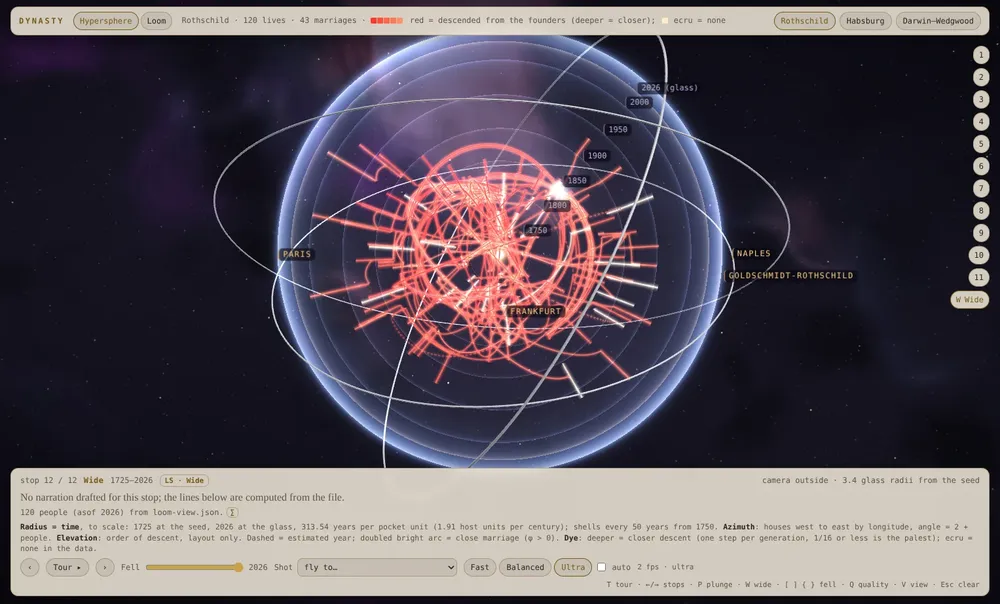
#> input picture dynasty-loom/frames/03-rothschild-hyper-wide.webp, 1000 x 604 px, shrunk from 1527 x 923 before the run
$ python lookgates.py ../frames/03-rothschild-hyper-wide.webp
#> lines starting #> are read from the running program, lines starting #| are printed output that depends on the picture
"""LOOK gates that need only a frame and the scene's own numbers (no model): non-black, node recall, label overlap, label contrast.

  python3 -I lookgates.py FRAME.jpg [...]      prints the non-black verdict per frame

nonblack()     replaces the JPEG-size proxy (frames.js retakes under 90 KB, e2e.js passes over 80 KB) with pixel statistics.
               A frame is black when its 99th-percentile luma is under 0.25, or under 2% of its pixels have luma > 0.1;
               With a golden frame for the same stop both rules become relative: a quarter of its lit share and half its 99.9th-percentile
               luma (a sparse family starfield can be lit on under 2% of its pixels and still be right).
node_recall()  of the people the data says are on screen at this stop (projected with the stop's camera), the share whose
               pixel neighbourhood is lit: catches a stalled Inline, a culled branch or a wrong camera that a judge would score anyway.
label_metrics() overlap between label boxes, smallest text height, labels off screen.
contrast()     WCAG contrast of a label's text colour against the frame pixels behind it (median)."""
import sys

import numpy as np
from PIL import Image

LIT, MIN_LIT_SHARE, MIN_P99, GOLDEN_SHARE = 0.10, 0.02, 0.25, 0.25


def luma(a):
    a = np.asarray(a, dtype=np.float32) / 255.0
    return 0.2126 * a[..., 0] + 0.7152 * a[..., 1] + 0.0722 * a[..., 2]


def load(path):
#> called with path = '../frames/03-rothschild-hyper-wide.webp'
    return np.asarray(Image.open(path).convert('RGB'))
#> returned value is the input picture: shape (604, 1000, 3); mean R, G, B 90.4, 82.3, 91.1


def frame_stats(img):
    y = luma(img)
#> in luma, `return 0.2126 * a[..., 0] + 0.7152 * a[..., 1] + 0.0722 * a[..., 2]`:
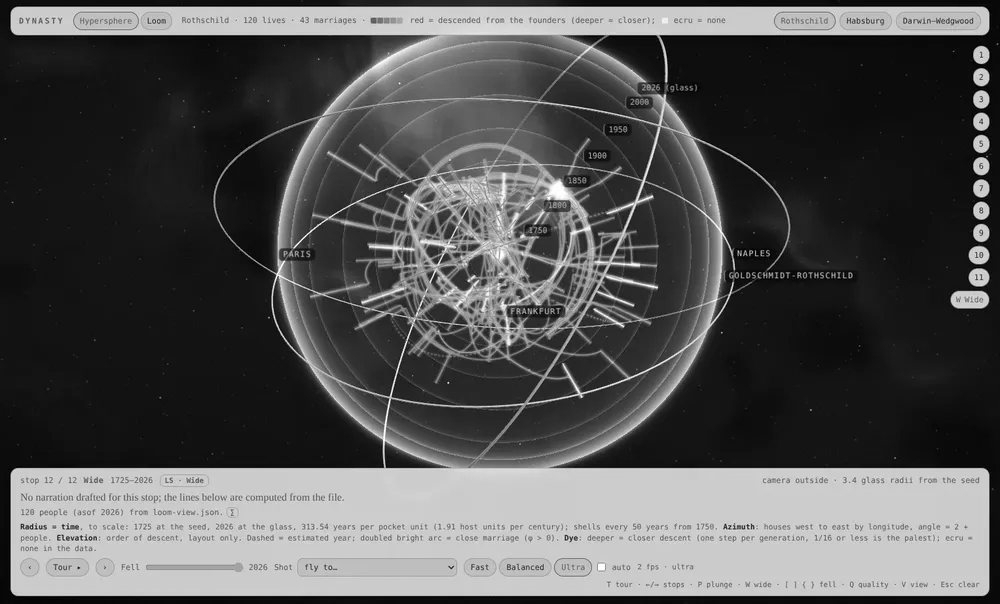
#> returned value: shape (604, 1000) float32; min 0, max 1, mean 0.332
    return dict(mean=float(y.mean()), p99=float(np.percentile(y, 99)), p999=float(np.percentile(y, 99.9)), lit=float((y > LIT).mean()), std=float(y.std()), w=int(y.shape[1]), h=int(y.shape[0]))


def nonblack(img, golden=None):
    s = frame_stats(img); why = []
#> after `s = frame_stats(img)`: s = {'mean': 0.332, 'p99': 0.834, 'p999': 0.941, 'lit': 0.576, 'std': 0.306, 'w': 1000, 'h': 604}
    if golden is None and s['lit'] < MIN_LIT_SHARE: why.append('lit share %.4f < %.2f' % (s['lit'], MIN_LIT_SHARE))
    if golden is not None and s['lit'] < GOLDEN_SHARE * golden['lit']: why.append('lit share %.4f < %.2f x golden %.4f' % (s['lit'], GOLDEN_SHARE, golden['lit']))
    if golden is None and s['p99'] < MIN_P99: why.append('p99 luma %.3f < %.2f' % (s['p99'], MIN_P99))
    if golden is not None and s['p999'] < 0.5 * golden['p999']: why.append('p99.9 luma %.3f < half the golden %.3f' % (s['p999'], golden['p999']))
    return dict(s, ok=not why, why=why)


def node_recall(img, pts, radius=3, thr=0.15):
    """pts: [(id, x, y)] in pixels, projected from the data with the stop's camera. Returns recall and the ids not seen."""
    y = luma(img); h, w = y.shape; miss = []; seen = 0; onscreen = 0
    for pid, px, py in pts:
        if not (0 <= px < w and 0 <= py < h): continue
        onscreen += 1
        x0, x1, y0, y1 = max(0, int(px) - radius), min(w, int(px) + radius + 1), max(0, int(py) - radius), min(h, int(py) + radius + 1)
        if y[y0:y1, x0:x1].max() >= thr: seen += 1
        else: miss.append(pid)
    return dict(onscreen=onscreen, seen=seen, recall=(seen / onscreen) if onscreen else None, missed=miss)


def label_metrics(boxes, W, H, min_px=12):
    """boxes: [(id, x, y, w, h)] in pixels (text boxes as drawn). Overlap share = summed pairwise intersection / summed area."""
    area = sum(b[3] * b[4] for b in boxes) or 1; inter = 0.0; hit = set()
    for i, (a, ax, ay, aw, ah) in enumerate(boxes):
        for b, bx, by, bw, bh in boxes[i + 1:]:
            ix = max(0.0, min(ax + aw, bx + bw) - max(ax, bx)); iy = max(0.0, min(ay + ah, by + bh) - max(ay, by))
            if ix * iy > 0: inter += ix * iy; hit.update((a, b))
    off = [b[0] for b in boxes if b[1] < 0 or b[2] < 0 or b[1] + b[3] > W or b[2] + b[4] > H]
    small = [b[0] for b in boxes if b[4] < min_px]
    return dict(n=len(boxes), overlap_share=inter / area, overlapping=sorted(hit), offscreen=off, too_small=small, min_height=min((b[4] for b in boxes), default=None))


def _rel(c):
    c = np.asarray(c, dtype=np.float64) / 255.0
    c = np.where(c <= 0.03928, c / 12.92, ((c + 0.055) / 1.055) ** 2.4)
    return 0.2126 * c[..., 0] + 0.7152 * c[..., 1] + 0.0722 * c[..., 2]


def contrast(img, box, text_rgb):
    """WCAG 2 contrast ratio of the text colour against the median pixel behind the box"""
    _, x, y, w, h = box; patch = img[max(0, int(y)):int(y + h), max(0, int(x)):int(x + w)].reshape(-1, 3)
    bg = np.median(patch, axis=0); l1, l2 = float(_rel(np.array(text_rgb))), float(_rel(bg))
    return (max(l1, l2) + 0.05) / (min(l1, l2) + 0.05)


if __name__ == '__main__':
    for p in sys.argv[1:]:
        r = nonblack(load(p))
#> r = 9 items
        print('%-5s lit %.4f p99 %.3f mean %.3f  %s  %s' % ('ok' if r['ok'] else 'BLACK', r['lit'], r['p99'], r['mean'], p, '; '.join(r['why'])))
#| ok    lit 0.5764 p99 0.834 mean 0.332  ../frames/03-rothschild-hyper-wide.webp

$ run again, on dynasty-loom/frames/06-habsburg-hyper-close.webp
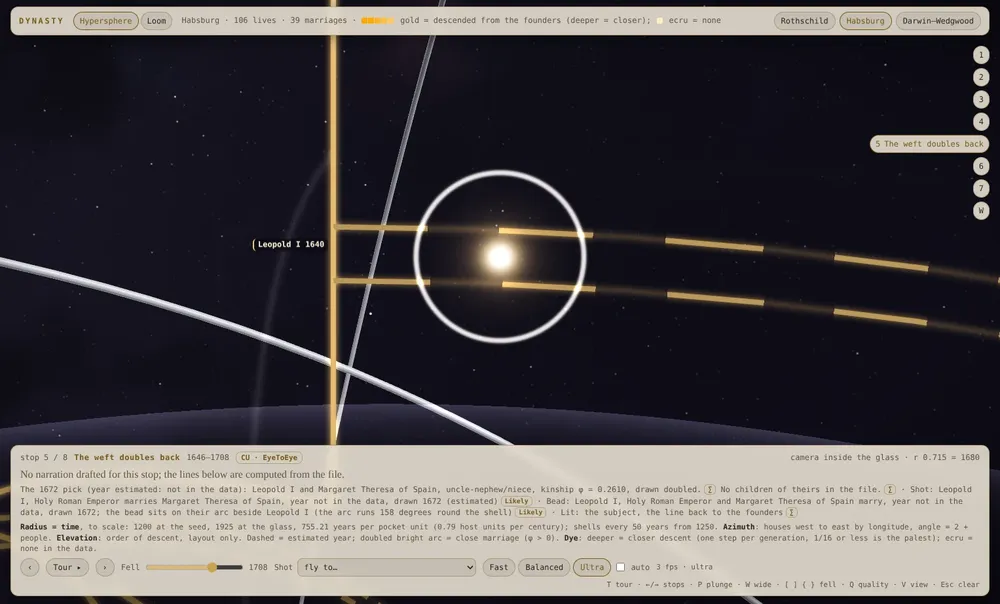
#> input picture dynasty-loom/frames/06-habsburg-hyper-close.webp, 1000 x 604 px, shrunk from 1527 x 923 before the run
#> in load, returned value is the input picture: shape (604, 1000, 3); mean R, G, B 79.6, 75.4, 77.4
#> in luma, `return 0.2126 * a[..., 0] + 0.7152 * a[..., 1] + 0.0722 * a[..., 2]`:
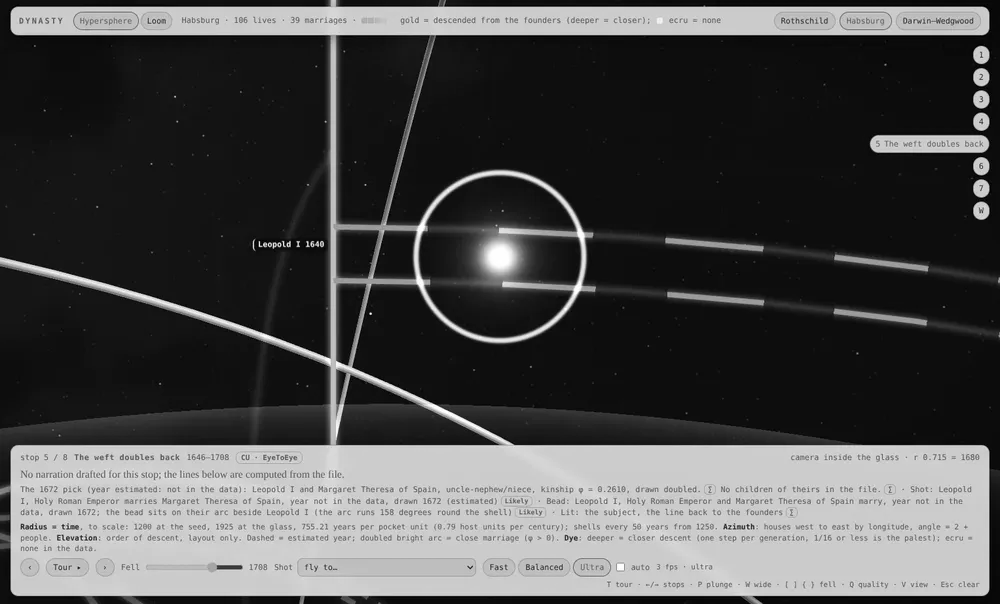
#> returned value: shape (604, 1000) float32; min 0, max 1, mean 0.3
#> s = {'mean': 0.3, 'p99': 0.849, 'p999': 0.974, 'lit': 0.409, 'std': 0.329, 'w': 1000, 'h': 604}
#> r = 9 items
#| ok    lit 0.4091 p99 0.849 mean 0.300  ../frames/06-habsburg-hyper-close.webp
